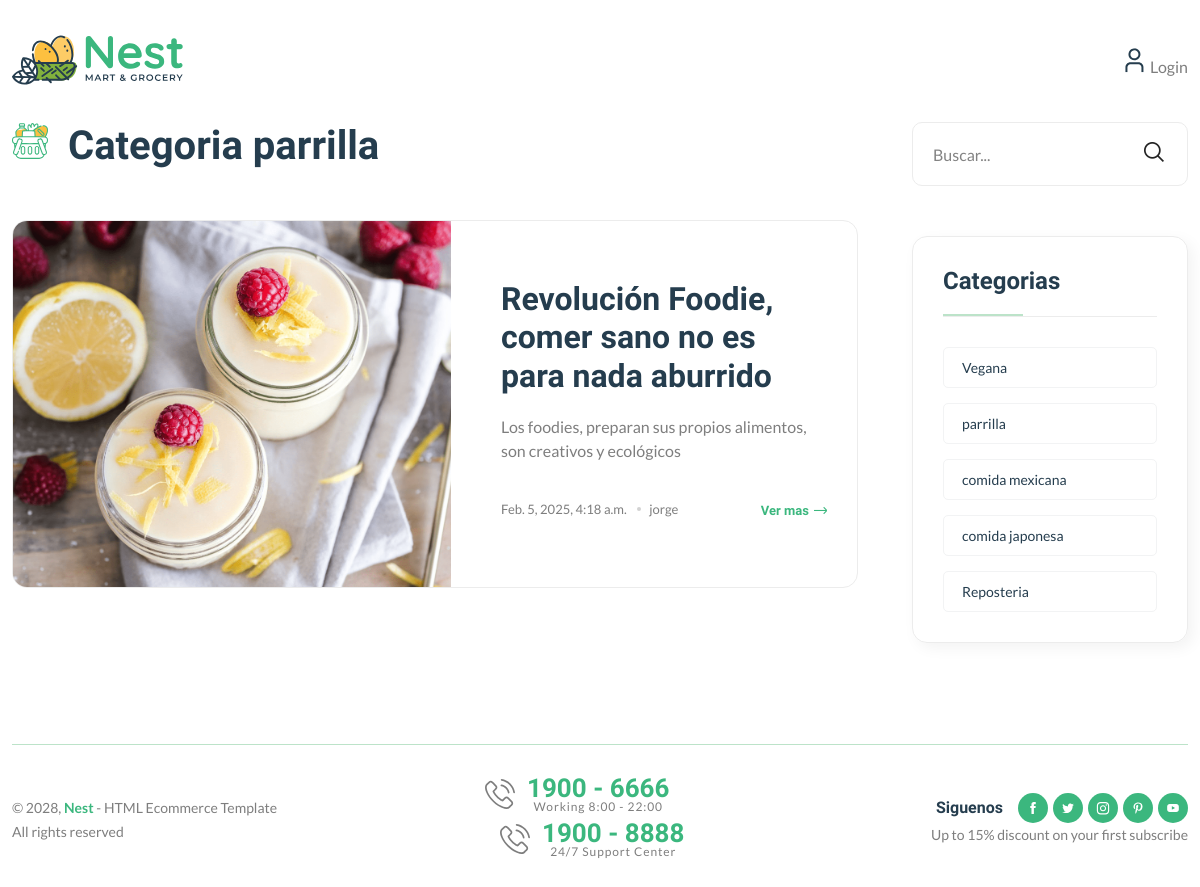
The app's page /category/2/ with its own data.
### blogs/models.py (models this page shows, shortened)
class Categorias(models.Model):
    category_name = models.CharField(max_length=50, unique=True)
    created_at = models.DateTimeField(auto_now_add=True)
    update_at = models.DateTimeField(auto_now_add=True)
    class Meta:
        verbose_name_plural = 'categories'
    def __str__(self):
        return self.category_name

class Blog(models.Model):
    title = models.CharField(max_length=100)
    slug = models.SlugField(max_length=150,unique=True, blank=True)
    category = models.ForeignKey(Categorias, on_delete=models.CASCADE)
    author = models.ForeignKey(User, on_delete=models.CASCADE)
    featured_image = models.ImageField(upload_to='uploads/%Y/%m/%d')
    short_description = models.TextField(max_length=500)
    blog_body = models.TextField(max_length=2000)
    status = models.TextField(max_length=20,choices=STATUS_CHOICES, default="Draft")
    is_featured = models.BooleanField(default=False)
    created_at = models.DateTimeField(auto_now_add=True)
    update_at = models.DateTimeField(auto_now=True)

### blogs/views.py (the view)
# urls.py: path('<int:category_id>/', views.posts_by_category, name='posts_by_category')
def posts_by_category(request, category_id):
    posts = Blog.objects.filter(status = 'Published', category=category_id)
    try:
        category = Categorias.objects.get(pk=category_id)
    except:
        return redirect('home')
    context ={
        'posts' : posts,
        'category': category,
    }
    return render(request, 'posts_by_category.html',context)

### blogs/context_processor.py (called while the page is built)
def get_categories(request):
    categories = Categorias.objects.all()
    return dict(categories=categories)

### templates/posts_by_category.html
{% extends 'base.html' %}
{% load static %}
{% block content%}
    <main class="main">
        <div class="page-content mb-50">
            <div class="container">
                <div class="row">
                    <div class="col-lg-9">
                        <div class="shop-product-fillter mb-50 pr-30">
                            <div class="totall-product">
                                <h2>
                                    <img class="w-36px mr-10" src="{% static 'assets/imgs/theme/icons/category-1.svg' %}" alt="" />
                                    Categoria {{ category }}
                                </h2>
                            </div>
                        </div>
                        <div class="loop-grid loop-list pr-30 mb-50">
                            {% for  posts in posts %}
                            <article class="wow fadeIn animated hover-up mb-30 animated">
                                {% load static %}
                                <div class="post-thumb" style="background-image: url({{ posts.featured_image.url }})"></div>
                                <div class="entry-content-2 pl-50">
                                    <h3 class="post-title mb-20">
                                        <a href="blog-post-right.html">{{ posts.title }}</a>
                                    </h3>
                                    <p class="post-exerpt mb-40">{{ posts.short_description }}</p>
                                    <div class="entry-meta meta-1 font-xs color-grey mt-10 pb-10">
                                        <div>
                                            <span class="post-on">{{ posts.created_at }}</span>
                                            <span class="hit-count has-dot">{{ posts.author }}</span>
                                        </div>
                                        <a href="blog-post-right.html" class="text-brand font-heading font-weight-bold">Ver mas<i class="fi-rs-arrow-right"></i></a>
                                    </div>
                                </div>
                            </article>
                            {% endfor %}
                        </div>
                    </div>
                    <div class="col-lg-3 primary-sidebar sticky-sidebar">
                        <div class="widget-area">
                            {% include 'includes/blog_search.html' %}
                            {% include 'includes/category_list.html' %}
                        </div>
                    </div>
                </div>
            </div>
        </div>
    </main>
{% endblock %}

### templates/includes/category_list.html
<div class="sidebar-widget widget-category-2 mb-50">
    <h5 class="section-title style-1 mb-30">Categorias</h5>
    <ul>
        {% for cat in categories %}
        <li>
            <a href="{% url 'posts_by_category' cat.id %}">{{ cat.category_name }}</a>
        </li>
        {% endfor %}
    </ul>
</div>

### records on screen
Categorias: category_name "parrilla"
Blog: featured_image (picture), title "Revolución Foodie, comer sano no es para nada aburrido", short_description "Los foodies, preparan sus propios alimentos, son creativos y ecológicos", created_at "Feb. 5, 2025, 4:18 a.m.", author "jorge"
Categorias: category_name "Vegana"
Categorias: category_name "comida mexicana"
Categorias: category_name "comida japonesa"
Categorias: category_name "Reposteria"
